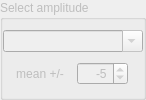
                   <widget class="QGroupBox" name="tab_map_group_box_select_amplitude">
                    <property name="enabled">
                     <bool>false</bool>
                    </property>
                    <property name="sizePolicy">
                     <sizepolicy hsizetype="Fixed" vsizetype="Fixed">
                      <horstretch>0</horstretch>
                      <verstretch>0</verstretch>
                     </sizepolicy>
                    </property>
                    <property name="maximumSize">
                     <size>
                      <width>140</width>
                      <height>16777215</height>
                     </size>
                    </property>
                    <property name="title">
                     <string>Select amplitude</string>
                    </property>
                    <layout class="QVBoxLayout" name="verticalLayout_6">
                     <property name="spacing">
                      <number>0</number>
                     </property>
                     <property name="leftMargin">
                      <number>0</number>
                     </property>
                     <property name="topMargin">
                      <number>0</number>
                     </property>
                     <property name="rightMargin">
                      <number>0</number>
                     </property>
                     <property name="bottomMargin">
                      <number>0</number>
                     </property>
                     <item>
                      <widget class="QComboBox" name="tab_map_combo_box_amplitude_dates">
                       <property name="enabled">
                        <bool>false</bool>
                       </property>
                       <property name="sizePolicy">
                        <sizepolicy hsizetype="Fixed" vsizetype="Fixed">
                         <horstretch>5</horstretch>
                         <verstretch>0</verstretch>
                        </sizepolicy>
                       </property>
                       <property name="minimumSize">
                        <size>
                         <width>140</width>
                         <height>0</height>
                        </size>
                       </property>
                       <property name="maximumSize">
                        <size>
                         <width>150</width>
                         <height>16777215</height>
                        </size>
                       </property>
                       <property name="toolTip">
                        <string>Select amplitude</string>
                       </property>
                       <property name="toolTipDuration">
                        <number>3000</number>
                       </property>
                       <property name="editable">
                        <bool>true</bool>
                       </property>
                      </widget>
                     </item>
                     <item>
                      <layout class="QHBoxLayout" name="horizontalLayout_24">
                       <property name="spacing">
                        <number>0</number>
                       </property>
                       <property name="sizeConstraint">
                        <enum>QLayout::SetDefaultConstraint</enum>
                       </property>
                       <property name="bottomMargin">
                        <number>0</number>
                       </property>
                       <item>
                        <widget class="QLabel" name="label_8">
                         <property name="sizePolicy">
                          <sizepolicy hsizetype="Fixed" vsizetype="Preferred">
                           <horstretch>1</horstretch>
                           <verstretch>0</verstretch>
                          </sizepolicy>
                         </property>
                         <property name="text">
                          <string>mean +/-</string>
                         </property>
                         <property name="alignment">
                          <set>Qt::AlignCenter</set>
                         </property>
                         <property name="indent">
                          <number>0</number>
                         </property>
                        </widget>
                       </item>
                       <item>
                        <widget class="QSpinBox" name="tab_map_spin_box_amplitude_n_average">
                         <property name="enabled">
                          <bool>false</bool>
                         </property>
                         <property name="sizePolicy">
                          <sizepolicy hsizetype="Fixed" vsizetype="Fixed">
                           <horstretch>1</horstretch>
                           <verstretch>0</verstretch>
                          </sizepolicy>
                         </property>
                         <property name="minimumSize">
                          <size>
                           <width>40</width>
                           <height>0</height>
                          </size>
                         </property>
                         <property name="toolTip">
                          <string>Number of images to average</string>
                         </property>
                         <property name="toolTipDuration">
                          <number>3000</number>
                         </property>
                         <property name="wrapping">
                          <bool>false</bool>
                         </property>
                         <property name="frame">
                          <bool>true</bool>
                         </property>
                         <property name="alignment">
                          <set>Qt::AlignRight|Qt::AlignTrailing|Qt::AlignVCenter</set>
                         </property>
                         <property name="minimum">
                          <number>-100</number>
                         </property>
                         <property name="maximum">
                          <number>100</number>
                         </property>
                         <property name="singleStep">
                          <number>1</number>
                         </property>
                         <property name="value">
                          <number>-5</number>
                         </property>
                         <property name="displayIntegerBase">
                          <number>10</number>
                         </property>
                        </widget>
                       </item>
                      </layout>
                     </item>
                    </layout>
                   </widget>
